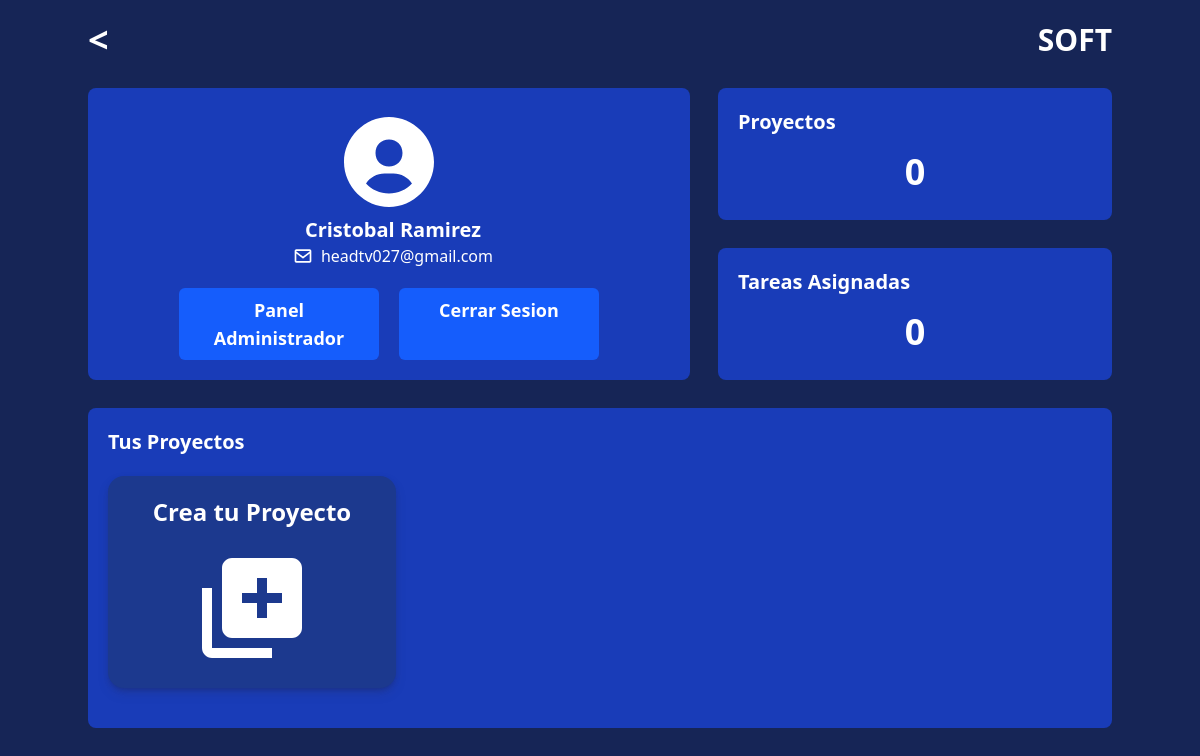
Screenshot of /perfil (signed in) with the database file from the repository.
### GestionProyecto/models.py (models this page shows, shortened)
class Usuarios(AbstractBaseUser):
    correo = models.EmailField(unique=True)
    nombre = models.CharField(max_length=100)
    apellido = models.CharField(max_length=100)
    is_active = models.BooleanField(default=True)
    is_staff = models.BooleanField(default=False)
    is_superuser = models.BooleanField(default=False)
    USERNAME_FIELD = 'correo'
    REQUIRED_FIELDS = ['nombre', 'apellido']
    objects = manageUsuario()
    def __str__(self):
        return self.correo

### GestionProyecto/views.py (the view, shortened to what this page needs)
# urls.py: path("perfil", views.Perfil, name='Perfil'),
def Perfil(request):
    if not request.user.is_authenticated:
        return redirect('Inicio')
    userProyectos = miembros_proyecto.objects.filter(usuario=request.user)
    usuario = Usuarios.objects.get(correo=request.user)
    totalProyectos = miembros_proyecto.objects.filter(usuario=request.user).count()
    totalTareas = tareas_proyecto.objects.filter(usuario_id=request.user).count()
    datosProyecto = {}
    for proy in userProyectos:
        datosProyecto[proy.id_proyecto] = {
            'TareasTotal': tareas_proyecto.objects.filter(id_proyecto=proy.id_proyecto).count(),
            'MiembrosTotal': miembros_proyecto.objects.filter(id_proyecto=proy.id_proyecto).count(),
        }
    return render(request, 'perfil.html', {
        'proyectos': userProyectos,
        'admin': request.user.is_staff,
        'usuario': usuario,
        'totalProyectos': totalProyectos,
        'totalTareas': totalTareas,
        'datosProyecto': datosProyecto.items(),
    })

### GestionProyecto/templates/perfil.html (shortened to what this page needs)
{% extends "index.html" %}
{% load static %}
{% block Contenido %}
    <main class="w-full h-max text-white p-5 flex place-content-center">
        <section class="w-full h-full lg:max-w-screen-lg grid place-items-center auto-rows-max gap-7 mb-5">
            <div class="md:col-start-1 md:col-end-3 w-full flex items-center justify-between">
                <a class="text-4xl font-bold" href="{% url 'Inicio' %}"> < </a>
                <a href="{% url "Inicio" %}" class="text-3xl font-black">SOFT</a>
            </div>
            <header class="w-full h-auto py-5 bg-blue-800 rounded-lg place-content-center space-y-5 flex flex-col items-center md:row-start-2 md:row-end-4 md:h-full">
                <div class="flex md:flex-col items-center w-full">
                    <figure class="w-27 h-27">
                    </figure>
                    <article class="ml-2">
                        <h2 class="titulos md:text-center">{{usuario.nombre}} {{usuario.apellido}}</h2>
                        <div class="flex justify-center items-center gap-2">
                            <figure>
                                <svg class="fill-white w-5 h-5" xmlns="http://www.w3.org/2000/svg" viewBox="0 0 24 24">
                                    <path d="M20 4H4c-1.103 0-2 .897-2 2v12c0 1.103.897 2 2 2h16c1.103 0 2-.897 2-2V6c0-1.103-.897-2-2-2m0 2v.511l-8 6.223-8-6.222V6zM4 18V9.044l7.386 5.745a.994.994 0 0 0 1.228 0L20 9.044 20.002 18z"/>
                                </svg>
                            </figure>
                            <p>{{usuario.correo}}</p>
                        </div>
                    </article>
                </div>
                <div class="flex flex-col md:flex-row gap-5">
                    {% if admin %}
                        <a href="{% url 'PAdminProyectos' %}" class="botonStyle text-center">Panel Administrador</a>
                    {% endif %}
                    <a href="{% url 'CerrarSesion' %}" class="botonStyle text-center">Cerrar Sesion</a>
                </div>
            </header>
            <article class="w-full h-full bg-blue-800 rounded-lg p-5 space-y-4 md:col-start-2 md:col-end-3">
                <h2 class="titulos">Proyectos</h2>
                <p class="text-4xl font-black text-center">{{totalProyectos}}</p>
            </article>
            <article class="w-full h-full bg-blue-800 rounded-lg p-5 space-y-4 md:col-start-2 md:col-end-3">
                <h2 class="titulos">Tareas Asignadas</h2>
                <p class="text-4xl font-black text-center">{{totalTareas}}</p>
            </article>
            <main class="w-full h-max bg-blue-800 rounded-lg p-5 flex flex-col md:col-start-1 md:col-end-3">
                <h2 class="titulos">Tus Proyectos</h2>
                <section class="grid my-5 gap-15 md:grid-cols-2 lg:grid-cols-3 ">
                    <div onclick="openModalCrearProyecto()" class="bg-blue-900 sombraPanels cursor-pointer select-none w-full h-max rounded-2xl p-5 flex flex-col justify-center items-center">
                        <h4 class="text-2xl font-bold mb-5">Crea tu Proyecto</h4>
                        <figure>
                            <svg class="fill-white w-30 h-30" xmlns="http://www.w3.org/2000/svg" viewBox="0 0 24 24">
                                <path d="M20 2H8c-1.103 0-2 .897-2 2v12c0 1.103.897 2 2 2h12c1.103 0 2-.897 2-2V4c0-1.103-.897-2-2-2m-2 9h-3v3h-2v-3h-3V9h3V6h2v3h3zM4 22h12v-2H4V8H2v12c0 1.103.897 2 2 2"/>
                            </svg>
                        </figure>
                    </div>
                </section>
            </main>
        </section>
    </main>
{% endblock Contenido %}

### rows the page displays
Usuarios: nombre "Cristobal", apellido "Ramirez", correo "headtv027@gmail.com"

### other values shown
{{ totalProyectos }} "0"
{{ totalTareas }} "0"
